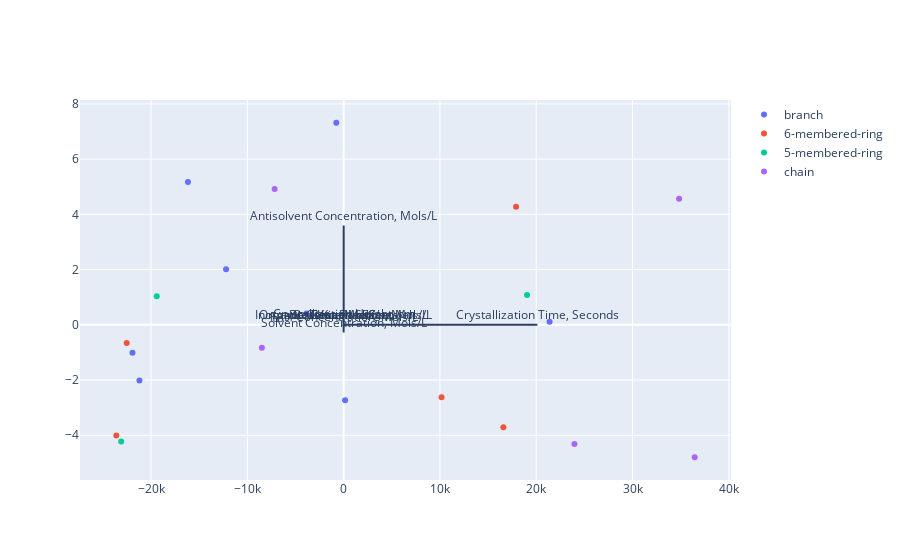

The cell this chart's notebook holds for it:
### Code cell
traces = []
for mol_type in types:
    solvent_df = crystal_data[crystal_data['Molecule Type']==mol_type]
    marker_text = [f"Solvent: {row['Solvent']} Amine: {row['Amine']}" for idx, row in solvent_df.iterrows()]
    trace = go.Scatter(x=solvent_df['PCA_X'], y=solvent_df['PCA_Y'], mode='markers',text=marker_text, name=mol_type)
    traces.append(trace)
PCA2D(loadings, features, traces)

### Figure 1 — Plotly figure (JSON) as saved in the notebook; plotly's stock layout.template omitted (floating-point values rounded to 4 significant figures)
{"data": [{"mode": "markers", "name": "branch", "text": ["Solvent: GBL Amine: AcNH3I", "Solvent: GBL:DMF Amine: AcNH3I", "Solvent: DMF Amine: NNDimethylethane12diammoniumiodide", "Solvent: DMSO Amine: NNDimethylethane12diammoniumiodide", "Solvent: DMF:DMSO Amine: NNDimethylethane12diammoniumiodide", "Solvent: GBL:DMF Amine: NNDimethylethane12diammoniumiodide", "Solvent: GBL Amine: NNDiethylpropane13diammoniumiodide", "Solvent: GBL:DMF Amine: NNDiethylpropane13diammoniumiodide"], "type": "scatter", "x": [-21930.0, -12210.0, -3870.0, 149.2, 21390.0, -16170.0, -21210.0, -764.8], "y": [-1.013, 2.014, 0.4067, -2.729, 0.1119, 5.171, -2.013, 7.319]}, {"mode": "markers", "name": "6-membered-ring", "text": ["Solvent: GBL Amine: CyclohexylmethylammoniumIodide", "Solvent: GBL Amine: PhEtNH3I", "Solvent: DMF Amine: Benzenediaminedihydroiodide", "Solvent: DMF:DMSO Amine: Benzenediaminedihydroiodide", "Solvent: GBL:DMF Amine: Benzenediaminedihydroiodide"], "type": "scatter", "x": [-23610.0, 16590.0, 10170.0, 17910.0, -22530.0], "y": [-4.005, -3.712, -2.62, 4.278, -0.6574]}, {"mode": "markers", "name": "5-membered-ring", "text": ["Solvent: DMF Amine: 2Pyrrolidin1ium1ylethylammoniumiodide", "Solvent: DMF:DMSO Amine: 2Pyrrolidin1ium1ylethylammoniumiodide", "Solvent: GBL:DMF Amine: 2Pyrrolidin1ium1ylethylammoniumiodide"], "type": "scatter", "x": [-19410.0, 19050.0, -23110.0], "y": [1.035, 1.083, -4.222]}, {"mode": "markers", "name": "chain", "text": ["Solvent: GBL Amine: EtNH3I", "Solvent: GBL Amine: MeNH3I", "Solvent: DMF Amine: MeNH3I", "Solvent: GBL:DMF Amine: MeNH3I", "Solvent: GBL:DMF Amine: Propane13diammoniumIodide"], "type": "scatter", "x": [23970.0, -8494.0, 36460.0, 34840.0, -7171.0], "y": [-4.312, -0.8269, -4.796, 4.567, 4.918]}], "layout": {"annotations": [{"ax": 0, "ay": 0, "text": "Best Kin, Mols/sec", "x": -3.781e-09, "xanchor": "center", "y": 5.439e-08, "yanchor": "bottom"}, {"ax": 0, "ay": 0, "text": "Best Kout, Mols/sec", "x": 3.189e-09, "xanchor": "center", "y": 2.517e-08, "yanchor": "bottom"}, {"ax": 0, "ay": 0, "text": "Best Fit SSE", "x": -0.000148, "xanchor": "center", "y": -0.0002828, "yanchor": "bottom"}, {"ax": 0, "ay": 0, "text": "Crystallization Time, Seconds", "x": 20120.0, "xanchor": "center", "y": -0.0006891, "yanchor": "bottom"}, {"ax": 0, "ay": 0, "text": "Crystallization Height, cm", "x": 0.2195, "xanchor": "center", "y": 0.03362, "yanchor": "bottom"}, {"ax": 0, "ay": 0, "text": "Antisolvent Concentration, Mols/L", "x": 3.732, "xanchor": "center", "y": 3.593, "yanchor": "bottom"}, {"ax": 0, "ay": 0, "text": "Solvent Concentration, Mols/L", "x": -1.509, "xanchor": "center", "y": -0.2788, "yanchor": "bottom"}, {"ax": 0, "ay": 0, "text": "FAH Concentration, Mols/L", "x": -0.3492, "xanchor": "center", "y": -0.06165, "yanchor": "bottom"}, {"ax": 0, "ay": 0, "text": "Inorganic Concentration, Mols/L", "x": -0.08347, "xanchor": "center", "y": -0.007453, "yanchor": "bottom"}, {"ax": 0, "ay": 0, "text": "Organic Concentration, Mols/L", "x": -0.1212, "xanchor": "center", "y": -0.01179, "yanchor": "bottom"}], "shapes": [{"type": "line", "x0": 0, "x1": -3.781e-09, "y0": 0, "y1": 5.439e-08}, {"type": "line", "x0": 0, "x1": 3.189e-09, "y0": 0, "y1": 2.517e-08}, {"type": "line", "x0": 0, "x1": -0.000148, "y0": 0, "y1": -0.0002828}, {"type": "line", "x0": 0, "x1": 20120.0, "y0": 0, "y1": -0.0006891}, {"type": "line", "x0": 0, "x1": 0.2195, "y0": 0, "y1": 0.03362}, {"type": "line", "x0": 0, "x1": 3.732, "y0": 0, "y1": 3.593}, {"type": "line", "x0": 0, "x1": -1.509, "y0": 0, "y1": -0.2788}, {"type": "line", "x0": 0, "x1": -0.3492, "y0": 0, "y1": -0.06165}, {"type": "line", "x0": 0, "x1": -0.08347, "y0": 0, "y1": -0.007453}, {"type": "line", "x0": 0, "x1": -0.1212, "y0": 0, "y1": -0.01179}]}}
